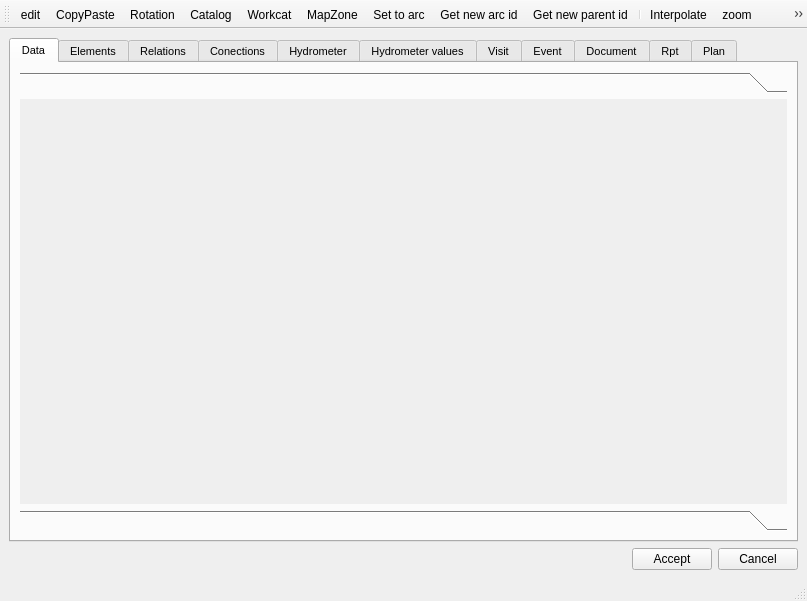
<?xml version="1.0" encoding="UTF-8"?>
<ui version="4.0">
 <class>api_cf</class>
 <widget class="QMainWindow" name="api_cf">
  <property name="geometry">
   <rect>
    <x>0</x>
    <y>0</y>
    <width>807</width>
    <height>601</height>
   </rect>
  </property>
  <property name="windowTitle">
   <string>Junction</string>
  </property>
  <widget class="QWidget" name="centralwidget">
   <layout class="QVBoxLayout" name="verticalLayout">
    <item>
     <layout class="QGridLayout" name="lyt_top_1"/>
    </item>
    <item>
     <widget class="QTabWidget" name="tab_main">
      <property name="font">
       <font>
        <pointsize>8</pointsize>
        <weight>50</weight>
        <bold>false</bold>
       </font>
      </property>
      <property name="toolTip">
       <string/>
      </property>
      <property name="tabShape">
       <enum>QTabWidget::Rounded</enum>
      </property>
      <property name="currentIndex">
       <number>0</number>
      </property>
      <widget class="QWidget" name="tab_data">
       <attribute name="title">
        <string>Data</string>
       </attribute>
       <layout class="QVBoxLayout" name="verticalLayout_2">
        <item>
         <widget class="QToolBox" name="toolBox">
          <property name="currentIndex">
           <number>0</number>
          </property>
          <widget class="QWidget" name="page11">
           <property name="geometry">
            <rect>
             <x>0</x>
             <y>0</y>
             <width>765</width>
             <height>382</height>
            </rect>
           </property>
           <attribute name="label">
            <string/>
           </attribute>
           <layout class="QHBoxLayout" name="horizontalLayout_2">
            <item>
             <layout class="QGridLayout" name="lyt_data_1"/>
            </item>
            <item>
             <layout class="QGridLayout" name="lyt_data_2"/>
            </item>
           </layout>
          </widget>
          <widget class="QWidget" name="page12">
           <property name="geometry">
            <rect>
             <x>0</x>
             <y>0</y>
             <width>98</width>
             <height>28</height>
            </rect>
           </property>
           <attribute name="label">
            <string/>
           </attribute>
           <layout class="QHBoxLayout" name="horizontalLayout_3">
            <item>
             <layout class="QGridLayout" name="lyt_data_3"/>
            </item>
           </layout>
          </widget>
         </widget>
        </item>
       </layout>
      </widget>
      <widget class="QWidget" name="tab_elements">
       <attribute name="title">
        <string>Elements</string>
       </attribute>
       <layout class="QGridLayout" name="gridLayout_2">
        <item row="0" column="0">
         <layout class="QHBoxLayout" name="horizontalLayout_4">
          <item>
           <widget class="QLineEdit" name="element_id">
            <property name="maximumSize">
             <size>
              <width>200</width>
              <height>16777215</height>
             </size>
            </property>
           </widget>
          </item>
          <item>
           <widget class="QPushButton" name="btn_insert">
            <property name="enabled">
             <bool>true</bool>
            </property>
            <property name="sizePolicy">
             <sizepolicy hsizetype="Fixed" vsizetype="Fixed">
              <horstretch>0</horstretch>
              <verstretch>0</verstretch>
             </sizepolicy>
            </property>
            <property name="maximumSize">
             <size>
              <width>24</width>
              <height>24</height>
             </size>
            </property>
            <property name="text">
             <string/>
            </property>
            <property name="icon">
             <iconset>
              <normaloff>../icons/111b.png</normaloff>../icons/111b.png</iconset>
            </property>
            <property name="iconSize">
             <size>
              <width>22</width>
              <height>22</height>
             </size>
            </property>
           </widget>
          </item>
          <item>
           <widget class="QPushButton" name="btn_delete">
            <property name="maximumSize">
             <size>
              <width>24</width>
              <height>24</height>
             </size>
            </property>
            <property name="text">
             <string/>
            </property>
            <property name="icon">
             <iconset>
              <normaloff>../icons/112b.png</normaloff>../icons/112b.png</iconset>
            </property>
            <property name="iconSize">
             <size>
              <width>22</width>
              <height>22</height>
             </size>
            </property>
           </widget>
          </item>
          <item>
           <widget class="QPushButton" name="btn_new_element">
            <property name="maximumSize">
             <size>
              <width>24</width>
              <height>24</height>
             </size>
            </property>
            <property name="text">
             <string/>
            </property>
            <property name="icon">
             <iconset>
              <normaloff>../icons/131b.png</normaloff>../icons/131b.png</iconset>
            </property>
            <property name="iconSize">
             <size>
              <width>22</width>
              <height>22</height>
             </size>
            </property>
           </widget>
          </item>
          <item>
           <spacer name="horizontalSpacer_2">
            <property name="orientation">
             <enum>Qt::Horizontal</enum>
            </property>
            <property name="sizeHint" stdset="0">
             <size>
              <width>40</width>
              <height>20</height>
             </size>
            </property>
           </spacer>
          </item>
          <item>
           <widget class="QPushButton" name="btn_open_element">
            <property name="maximumSize">
             <size>
              <width>24</width>
              <height>24</height>
             </size>
            </property>
            <property name="text">
             <string/>
            </property>
            <property name="icon">
             <iconset>
              <normaloff>../icons/134b.png</normaloff>../icons/134b.png</iconset>
            </property>
            <property name="iconSize">
             <size>
              <width>22</width>
              <height>22</height>
             </size>
            </property>
           </widget>
          </item>
         </layout>
        </item>
        <item row="1" column="0">
         <widget class="QTableView" name="tbl_element">
          <property name="sortingEnabled">
           <bool>true</bool>
          </property>
         </widget>
        </item>
       </layout>
      </widget>
      <widget class="QWidget" name="tab_relations">
       <attribute name="title">
        <string>Relations</string>
       </attribute>
       <layout class="QGridLayout" name="gridLayout">
        <item row="0" column="0">
         <layout class="QHBoxLayout" name="horizontalLayout_5">
          <item>
           <widget class="QTableView" name="tbl_relations">
            <property name="sortingEnabled">
             <bool>true</bool>
            </property>
           </widget>
          </item>
         </layout>
        </item>
       </layout>
      </widget>
      <widget class="QWidget" name="tab_connections">
       <attribute name="title">
        <string>Conections</string>
       </attribute>
       <layout class="QGridLayout" name="gridLayout_3">
        <item row="0" column="0">
         <layout class="QVBoxLayout" name="verticalLayout_3">
          <item>
           <widget class="QLabel" name="label">
            <property name="text">
             <string>Upstream features:</string>
            </property>
           </widget>
          </item>
          <item>
           <widget class="QTableView" name="tbl_upstream">
            <property name="sortingEnabled">
             <bool>true</bool>
            </property>
           </widget>
          </item>
          <item>
           <widget class="QLabel" name="label_2">
            <property name="text">
             <string>Downstream features:</string>
            </property>
           </widget>
          </item>
          <item>
           <widget class="QTableView" name="tbl_downstream">
            <property name="sortingEnabled">
             <bool>true</bool>
            </property>
           </widget>
          </item>
         </layout>
        </item>
       </layout>
      </widget>
      <widget class="QWidget" name="tab_hydrometer">
       <attribute name="title">
        <string>Hydrometer</string>
       </attribute>
       <layout class="QGridLayout" name="gridLayout_10">
        <item row="1" column="0">
         <layout class="QHBoxLayout" name="horizontalLayout_9">
          <item>
           <widget class="QLineEdit" name="txt_hydrometer_id">
            <property name="maximumSize">
             <size>
              <width>250</width>
              <height>250</height>
             </size>
            </property>
           </widget>
          </item>
          <item>
           <spacer name="horizontalSpacer_6">
            <property name="orientation">
             <enum>Qt::Horizontal</enum>
            </property>
            <property name="sizeHint" stdset="0">
             <size>
              <width>40</width>
              <height>20</height>
             </size>
            </property>
           </spacer>
          </item>
          <item>
           <widget class="QPushButton" name="btn_link">
            <property name="maximumSize">
             <size>
              <width>24</width>
              <height>24</height>
             </size>
            </property>
            <property name="text">
             <string/>
            </property>
           </widget>
          </item>
         </layout>
        </item>
        <item row="2" column="0">
         <widget class="QTableView" name="tbl_hydrometer">
          <property name="sortingEnabled">
           <bool>true</bool>
          </property>
         </widget>
        </item>
       </layout>
      </widget>
      <widget class="QWidget" name="tab_hydrometer_val">
       <attribute name="title">
        <string>Hydrometer values</string>
       </attribute>
       <layout class="QGridLayout" name="gridLayout_6">
        <item row="1" column="0">
         <layout class="QHBoxLayout" name="horizontalLayout_7">
          <item>
           <widget class="QLabel" name="label_12">
            <property name="text">
             <string>Cat period filter :</string>
            </property>
           </widget>
          </item>
          <item>
           <widget class="QComboBox" name="cmb_cat_period_id_filter"/>
          </item>
          <item>
           <widget class="QLabel" name="lbl_cus_code">
            <property name="text">
             <string>Customer code:</string>
            </property>
           </widget>
          </item>
          <item>
           <widget class="QComboBox" name="cmb_hyd_customer_code"/>
          </item>
          <item>
           <spacer name="horizontalSpacer_4">
            <property name="orientation">
             <enum>Qt::Horizontal</enum>
            </property>
            <property name="sizeHint" stdset="0">
             <size>
              <width>40</width>
              <height>20</height>
             </size>
            </property>
           </spacer>
          </item>
         </layout>
        </item>
        <item row="2" column="0">
         <widget class="QTableView" name="tbl_hydrometer_value">
          <property name="sortingEnabled">
           <bool>true</bool>
          </property>
         </widget>
        </item>
       </layout>
      </widget>
      <widget class="QWidget" name="tab_visit">
       <attribute name="title">
        <string>Visit</string>
       </attribute>
       <layout class="QGridLayout" name="gridLayout_8">
        <item row="0" column="0" colspan="4">
         <layout class="QGridLayout" name="gridLayout_16">
          <item row="1" column="1">
           <widget class="QDateEdit" name="date_visit_to">
            <property name="maximumSize">
             <size>
              <width>150</width>
              <height>16777215</height>
             </size>
            </property>
            <property name="displayFormat">
             <string>dd/MM/yyyy</string>
            </property>
            <property name="calendarPopup">
             <bool>true</bool>
            </property>
           </widget>
          </item>
          <item row="0" column="0">
           <widget class="QLabel" name="label_14">
            <property name="text">
             <string>From:</string>
            </property>
           </widget>
          </item>
          <item row="0" column="1">
           <widget class="QLabel" name="label_13">
            <property name="text">
             <string>To:</string>
            </property>
           </widget>
          </item>
          <item row="1" column="0">
           <widget class="QDateEdit" name="date_visit_from">
            <property name="maximumSize">
             <size>
              <width>150</width>
              <height>16777215</height>
             </size>
            </property>
            <property name="displayFormat">
             <string>dd/MM/yyyy</string>
            </property>
            <property name="calendarPopup">
             <bool>true</bool>
            </property>
           </widget>
          </item>
          <item row="1" column="2">
           <widget class="QComboBox" name="cmb_visit_class"/>
          </item>
          <item row="0" column="2">
           <widget class="QLabel" name="label_15">
            <property name="text">
             <string>Visit class:</string>
            </property>
           </widget>
          </item>
         </layout>
        </item>
        <item row="2" column="1">
         <widget class="QPushButton" name="btn_new_visit_2">
          <property name="text">
           <string/>
          </property>
          <property name="icon">
           <iconset>
            <normaloff>../icons/64b.png</normaloff>../icons/64b.png</iconset>
          </property>
         </widget>
        </item>
        <item row="2" column="0">
         <widget class="QPushButton" name="btn_open_visit_2">
          <property name="text">
           <string/>
          </property>
          <property name="icon">
           <iconset>
            <normaloff>../icons/65b.png</normaloff>../icons/65b.png</iconset>
          </property>
         </widget>
        </item>
        <item row="1" column="0" colspan="4">
         <widget class="Line" name="line_3">
          <property name="orientation">
           <enum>Qt::Horizontal</enum>
          </property>
         </widget>
        </item>
        <item row="2" column="3">
         <widget class="QPushButton" name="btn_open_gallery_2">
          <property name="text">
           <string/>
          </property>
          <property name="icon">
           <iconset>
            <normaloff>../icons/136.png</normaloff>../icons/136.png</iconset>
          </property>
         </widget>
        </item>
        <item row="2" column="2">
         <spacer name="horizontalSpacer_5">
          <property name="orientation">
           <enum>Qt::Horizontal</enum>
          </property>
          <property name="sizeHint" stdset="0">
           <size>
            <width>40</width>
            <height>20</height>
           </size>
          </property>
         </spacer>
        </item>
        <item row="3" column="0" colspan="4">
         <widget class="QTableView" name="tbl_visit_cf"/>
        </item>
       </layout>
      </widget>
      <widget class="QWidget" name="tab_event">
       <attribute name="title">
        <string>Event</string>
       </attribute>
       <layout class="QGridLayout" name="gridLayout_14">
        <item row="4" column="0">
         <widget class="QTableView" name="tbl_event_cf">
          <property name="sortingEnabled">
           <bool>true</bool>
          </property>
         </widget>
        </item>
        <item row="1" column="0">
         <widget class="Line" name="line_2">
          <property name="orientation">
           <enum>Qt::Horizontal</enum>
          </property>
         </widget>
        </item>
        <item row="0" column="0">
         <layout class="QGridLayout" name="gridLayout_15">
          <item row="0" column="1">
           <widget class="QLabel" name="label_9">
            <property name="text">
             <string>To:</string>
            </property>
           </widget>
          </item>
          <item row="0" column="0">
           <widget class="QLabel" name="label_8">
            <property name="text">
             <string>From:</string>
            </property>
           </widget>
          </item>
          <item row="0" column="2">
           <widget class="QLabel" name="label_10">
            <property name="text">
             <string>Parameter type:</string>
            </property>
           </widget>
          </item>
          <item row="0" column="3">
           <widget class="QLabel" name="label_11">
            <property name="text">
             <string>Parameter:</string>
            </property>
           </widget>
          </item>
          <item row="1" column="0">
           <widget class="QDateEdit" name="date_event_from">
            <property name="maximumSize">
             <size>
              <width>150</width>
              <height>16777215</height>
             </size>
            </property>
            <property name="displayFormat">
             <string>dd/MM/yyyy</string>
            </property>
            <property name="calendarPopup">
             <bool>true</bool>
            </property>
           </widget>
          </item>
          <item row="1" column="1">
           <widget class="QDateEdit" name="date_event_to">
            <property name="maximumSize">
             <size>
              <width>150</width>
              <height>16777215</height>
             </size>
            </property>
            <property name="displayFormat">
             <string>dd/MM/yyyy</string>
            </property>
            <property name="calendarPopup">
             <bool>true</bool>
            </property>
           </widget>
          </item>
          <item row="1" column="2">
           <widget class="QComboBox" name="event_type"/>
          </item>
          <item row="1" column="3">
           <widget class="QComboBox" name="event_id"/>
          </item>
         </layout>
        </item>
        <item row="3" column="0">
         <layout class="QHBoxLayout" name="horizontalLayout_10">
          <item>
           <widget class="QPushButton" name="btn_open_visit">
            <property name="maximumSize">
             <size>
              <width>24</width>
              <height>24</height>
             </size>
            </property>
            <property name="text">
             <string/>
            </property>
            <property name="icon">
             <iconset>
              <normaloff>../icons/65b.png</normaloff>../icons/65b.png</iconset>
            </property>
            <property name="iconSize">
             <size>
              <width>22</width>
              <height>22</height>
             </size>
            </property>
           </widget>
          </item>
          <item>
           <widget class="QPushButton" name="btn_new_visit">
            <property name="maximumSize">
             <size>
              <width>24</width>
              <height>24</height>
             </size>
            </property>
            <property name="text">
             <string/>
            </property>
           </widget>
          </item>
          <item>
           <spacer name="horizontalSpacer_7">
            <property name="orientation">
             <enum>Qt::Horizontal</enum>
            </property>
            <property name="sizeHint" stdset="0">
             <size>
              <width>40</width>
              <height>20</height>
             </size>
            </property>
           </spacer>
          </item>
          <item>
           <widget class="QPushButton" name="btn_open_gallery">
            <property name="maximumSize">
             <size>
              <width>24</width>
              <height>24</height>
             </size>
            </property>
            <property name="text">
             <string/>
            </property>
           </widget>
          </item>
          <item>
           <widget class="QPushButton" name="btn_open_visit_doc">
            <property name="maximumSize">
             <size>
              <width>24</width>
              <height>24</height>
             </size>
            </property>
            <property name="text">
             <string/>
            </property>
           </widget>
          </item>
          <item>
           <widget class="QPushButton" name="btn_open_visit_event">
            <property name="maximumSize">
             <size>
              <width>24</width>
              <height>24</height>
             </size>
            </property>
            <property name="text">
             <string/>
            </property>
           </widget>
          </item>
         </layout>
        </item>
       </layout>
      </widget>
      <widget class="QWidget" name="tab_documents">
       <attribute name="title">
        <string>Document</string>
       </attribute>
       <layout class="QGridLayout" name="gridLayout_5">
        <item row="0" column="0">
         <layout class="QGridLayout" name="gridLayout_4" rowstretch="0,0" columnstretch="0,0,0" rowminimumheight="0,0" columnminimumwidth="0,0,0">
          <property name="sizeConstraint">
           <enum>QLayout::SetDefaultConstraint</enum>
          </property>
          <property name="verticalSpacing">
           <number>6</number>
          </property>
          <item row="1" column="1">
           <widget class="QDateEdit" name="date_document_to">
            <property name="displayFormat">
             <string>dd/MM/yyyy</string>
            </property>
            <property name="calendarPopup">
             <bool>true</bool>
            </property>
           </widget>
          </item>
          <item row="1" column="2">
           <widget class="QComboBox" name="doc_type"/>
          </item>
          <item row="0" column="2">
           <widget class="QLabel" name="label_3">
            <property name="text">
             <string>Type:</string>
            </property>
           </widget>
          </item>
          <item row="0" column="0">
           <widget class="QLabel" name="label_4">
            <property name="text">
             <string>From:</string>
            </property>
           </widget>
          </item>
          <item row="1" column="0">
           <widget class="QDateEdit" name="date_document_from">
            <property name="displayFormat">
             <string>dd/MM/yyyy</string>
            </property>
            <property name="calendarPopup">
             <bool>true</bool>
            </property>
           </widget>
          </item>
          <item row="0" column="1">
           <widget class="QLabel" name="label_5">
            <property name="text">
             <string>To:</string>
            </property>
           </widget>
          </item>
         </layout>
        </item>
        <item row="2" column="0">
         <layout class="QHBoxLayout" name="horizontalLayout_6">
          <property name="topMargin">
           <number>0</number>
          </property>
          <item>
           <widget class="QLabel" name="label_7">
            <property name="text">
             <string>Doc id:</string>
            </property>
           </widget>
          </item>
          <item>
           <widget class="QLineEdit" name="doc_id">
            <property name="maximumSize">
             <size>
              <width>200</width>
              <height>16777215</height>
             </size>
            </property>
           </widget>
          </item>
          <item>
           <widget class="QPushButton" name="btn_doc_insert">
            <property name="maximumSize">
             <size>
              <width>24</width>
              <height>24</height>
             </size>
            </property>
            <property name="text">
             <string/>
            </property>
            <property name="icon">
             <iconset>
              <normaloff>../icons/111b.png</normaloff>../icons/111b.png</iconset>
            </property>
            <property name="iconSize">
             <size>
              <width>22</width>
              <height>22</height>
             </size>
            </property>
           </widget>
          </item>
          <item>
           <widget class="QPushButton" name="btn_doc_delete">
            <property name="maximumSize">
             <size>
              <width>24</width>
              <height>24</height>
             </size>
            </property>
            <property name="text">
             <string/>
            </property>
            <property name="icon">
             <iconset>
              <normaloff>../icons/112b.png</normaloff>../icons/112b.png</iconset>
            </property>
            <property name="iconSize">
             <size>
              <width>22</width>
              <height>22</height>
             </size>
            </property>
           </widget>
          </item>
          <item>
           <widget class="QPushButton" name="btn_doc_new">
            <property name="maximumSize">
             <size>
              <width>24</width>
              <height>24</height>
             </size>
            </property>
            <property name="text">
             <string/>
            </property>
            <property name="icon">
             <iconset>
              <normaloff>../icons/131b.png</normaloff>../icons/131b.png</iconset>
            </property>
            <property name="iconSize">
             <size>
              <width>22</width>
              <height>22</height>
             </size>
            </property>
           </widget>
          </item>
          <item>
           <spacer name="horizontalSpacer_3">
            <property name="orientation">
             <enum>Qt::Horizontal</enum>
            </property>
            <property name="sizeHint" stdset="0">
             <size>
              <width>40</width>
              <height>20</height>
             </size>
            </property>
           </spacer>
          </item>
          <item>
           <widget class="QPushButton" name="btn_open_doc">
            <property name="maximumSize">
             <size>
              <width>24</width>
              <height>24</height>
             </size>
            </property>
            <property name="text">
             <string/>
            </property>
            <property name="icon">
             <iconset>
              <normaloff>../icons/170b.png</normaloff>../icons/170b.png</iconset>
            </property>
            <property name="iconSize">
             <size>
              <width>22</width>
              <height>22</height>
             </size>
            </property>
           </widget>
          </item>
         </layout>
        </item>
        <item row="3" column="0">
         <widget class="QTableView" name="tbl_document">
          <property name="sortingEnabled">
           <bool>true</bool>
          </property>
         </widget>
        </item>
        <item row="1" column="0">
         <widget class="Line" name="line">
          <property name="orientation">
           <enum>Qt::Horizontal</enum>
          </property>
         </widget>
        </item>
       </layout>
      </widget>
      <widget class="QWidget" name="tab_rpt">
       <attribute name="title">
        <string>Rpt</string>
       </attribute>
       <layout class="QGridLayout" name="gridLayout_17">
        <item row="0" column="0">
         <layout class="QGridLayout" name="rpt_layout1"/>
        </item>
        <item row="1" column="0">
         <layout class="QGridLayout" name="gridLayout_7"/>
        </item>
       </layout>
      </widget>
      <widget class="QWidget" name="tab_plan">
       <attribute name="title">
        <string>Plan</string>
       </attribute>
       <layout class="QGridLayout" name="gridLayout_20">
        <item row="0" column="0">
         <layout class="QGridLayout" name="plan_layout"/>
        </item>
       </layout>
      </widget>
     </widget>
    </item>
    <item>
     <layout class="QGridLayout" name="lyt_bot_1"/>
    </item>
    <item>
     <layout class="QGridLayout" name="lyt_bot_2"/>
    </item>
    <item>
     <layout class="QHBoxLayout" name="horizontalLayout">
      <item>
       <spacer name="horizontalSpacer">
        <property name="orientation">
         <enum>Qt::Horizontal</enum>
        </property>
        <property name="sizeHint" stdset="0">
         <size>
          <width>40</width>
          <height>20</height>
         </size>
        </property>
       </spacer>
      </item>
      <item>
       <widget class="QPushButton" name="btn_accept">
        <property name="text">
         <string>Accept</string>
        </property>
       </widget>
      </item>
      <item>
       <widget class="QPushButton" name="btn_cancel">
        <property name="text">
         <string>Cancel</string>
        </property>
       </widget>
      </item>
     </layout>
    </item>
   </layout>
  </widget>
  <widget class="QStatusBar" name="statusbar"/>
  <widget class="QToolBar" name="toolBar">
   <property name="windowTitle">
    <string>toolBar</string>
   </property>
   <property name="iconSize">
    <size>
     <width>20</width>
     <height>18</height>
    </size>
   </property>
   <attribute name="toolBarArea">
    <enum>TopToolBarArea</enum>
   </attribute>
   <attribute name="toolBarBreak">
    <bool>false</bool>
   </attribute>
   <addaction name="actionEdit"/>
   <addaction name="actionCopyPaste"/>
   <addaction name="actionRotation"/>
   <addaction name="actionCatalog"/>
   <addaction name="actionWorkcat"/>
   <addaction name="actionMapZone"/>
   <addaction name="actionSetToArc"/>
   <addaction name="actionGetArcId"/>
   <addaction name="actionGetParentId"/>
   <addaction name="separator"/>
   <addaction name="actionInterpolate"/>
   <addaction name="actionZoom"/>
   <addaction name="actionZoomOut"/>
   <addaction name="actionCentered"/>
   <addaction name="actionLink"/>
   <addaction name="actionSection"/>
   <addaction name="separator"/>
   <addaction name="actionHelp"/>
  </widget>
  <action name="actionZoom">
   <property name="icon">
    <iconset>
     <normaloff>../icons/103.png</normaloff>../icons/103.png</iconset>
   </property>
   <property name="text">
    <string>zoom</string>
   </property>
   <property name="toolTip">
    <string>Zoom</string>
   </property>
   <property name="visible">
    <bool>true</bool>
   </property>
  </action>
  <action name="actionCentered">
   <property name="icon">
    <iconset>
     <normaloff>../icons/104.png</normaloff>../icons/104.png</iconset>
   </property>
   <property name="text">
    <string>Centered</string>
   </property>
   <property name="visible">
    <bool>true</bool>
   </property>
  </action>
  <action name="actionZoomOut">
   <property name="icon">
    <iconset>
     <normaloff>../icons/107.png</normaloff>../icons/107.png</iconset>
   </property>
   <property name="text">
    <string>zoomOut</string>
   </property>
   <property name="toolTip">
    <string>Zoom Out</string>
   </property>
   <property name="visible">
    <bool>true</bool>
   </property>
  </action>
  <action name="actionCopyPaste">
   <property name="checkable">
    <bool>true</bool>
   </property>
   <property name="icon">
    <iconset>
     <normaloff>../icons/107b.png</normaloff>../icons/107b.png</iconset>
   </property>
   <property name="text">
    <string>CopyPaste</string>
   </property>
   <property name="toolTip">
    <string>Copy&amp;Paste</string>
   </property>
   <property name="visible">
    <bool>true</bool>
   </property>
  </action>
  <action name="actionRotation">
   <property name="icon">
    <iconset>
     <normaloff>../icons/107c.png</normaloff>../icons/107c.png</iconset>
   </property>
   <property name="text">
    <string>Rotation</string>
   </property>
   <property name="visible">
    <bool>true</bool>
   </property>
  </action>
  <action name="actionLink">
   <property name="icon">
    <iconset>
     <normaloff>../icons/173.png</normaloff>../icons/173.png</iconset>
   </property>
   <property name="text">
    <string>actionLink</string>
   </property>
   <property name="toolTip">
    <string>Link</string>
   </property>
   <property name="visible">
    <bool>true</bool>
   </property>
  </action>
  <action name="actionEdit">
   <property name="checkable">
    <bool>true</bool>
   </property>
   <property name="icon">
    <iconset>
     <normaloff>../icons/101.png</normaloff>../icons/101.png</iconset>
   </property>
   <property name="text">
    <string>edit</string>
   </property>
   <property name="toolTip">
    <string>Edit</string>
   </property>
   <property name="visible">
    <bool>true</bool>
   </property>
  </action>
  <action name="actionWorkcat">
   <property name="icon">
    <iconset>
     <normaloff>../icons/193.png</normaloff>../icons/193.png</iconset>
   </property>
   <property name="text">
    <string>Workcat</string>
   </property>
   <property name="visible">
    <bool>true</bool>
   </property>
  </action>
  <action name="actionCatalog">
   <property name="text">
    <string>Catalog</string>
   </property>
   <property name="visible">
    <bool>true</bool>
   </property>
  </action>
  <action name="actionHelp">
   <property name="icon">
    <iconset>
     <normaloff>../icons/73.png</normaloff>../icons/73.png</iconset>
   </property>
   <property name="text">
    <string>Help</string>
   </property>
   <property name="toolTip">
    <string>Help</string>
   </property>
   <property name="visible">
    <bool>true</bool>
   </property>
  </action>
  <action name="actionInterpolate">
   <property name="icon">
    <iconset>
     <normaloff>../icons/194.png</normaloff>../icons/194.png</iconset>
   </property>
   <property name="text">
    <string>Interpolate</string>
   </property>
   <property name="toolTip">
    <string>Interpolate</string>
   </property>
   <property name="visible">
    <bool>true</bool>
   </property>
  </action>
  <action name="actionSection">
   <property name="text">
    <string>Section</string>
   </property>
   <property name="toolTip">
    <string>Show section</string>
   </property>
   <property name="visible">
    <bool>true</bool>
   </property>
  </action>
  <action name="actionGetArcId">
   <property name="checkable">
    <bool>true</bool>
   </property>
   <property name="text">
    <string>Get new arc id</string>
   </property>
   <property name="toolTip">
    <string>Get new arc id</string>
   </property>
  </action>
  <action name="actionGetParentId">
   <property name="checkable">
    <bool>true</bool>
   </property>
   <property name="text">
    <string>Get new parent id</string>
   </property>
  </action>
  <action name="actionSetToArc">
   <property name="text">
    <string>Set to arc</string>
   </property>
  </action>
  <action name="actionMapZone">
   <property name="text">
    <string>MapZone</string>
   </property>
  </action>
 </widget>
 <tabstops>
  <tabstop>tab_main</tabstop>
 </tabstops>
 <resources/>
 <connections/>
</ui>
